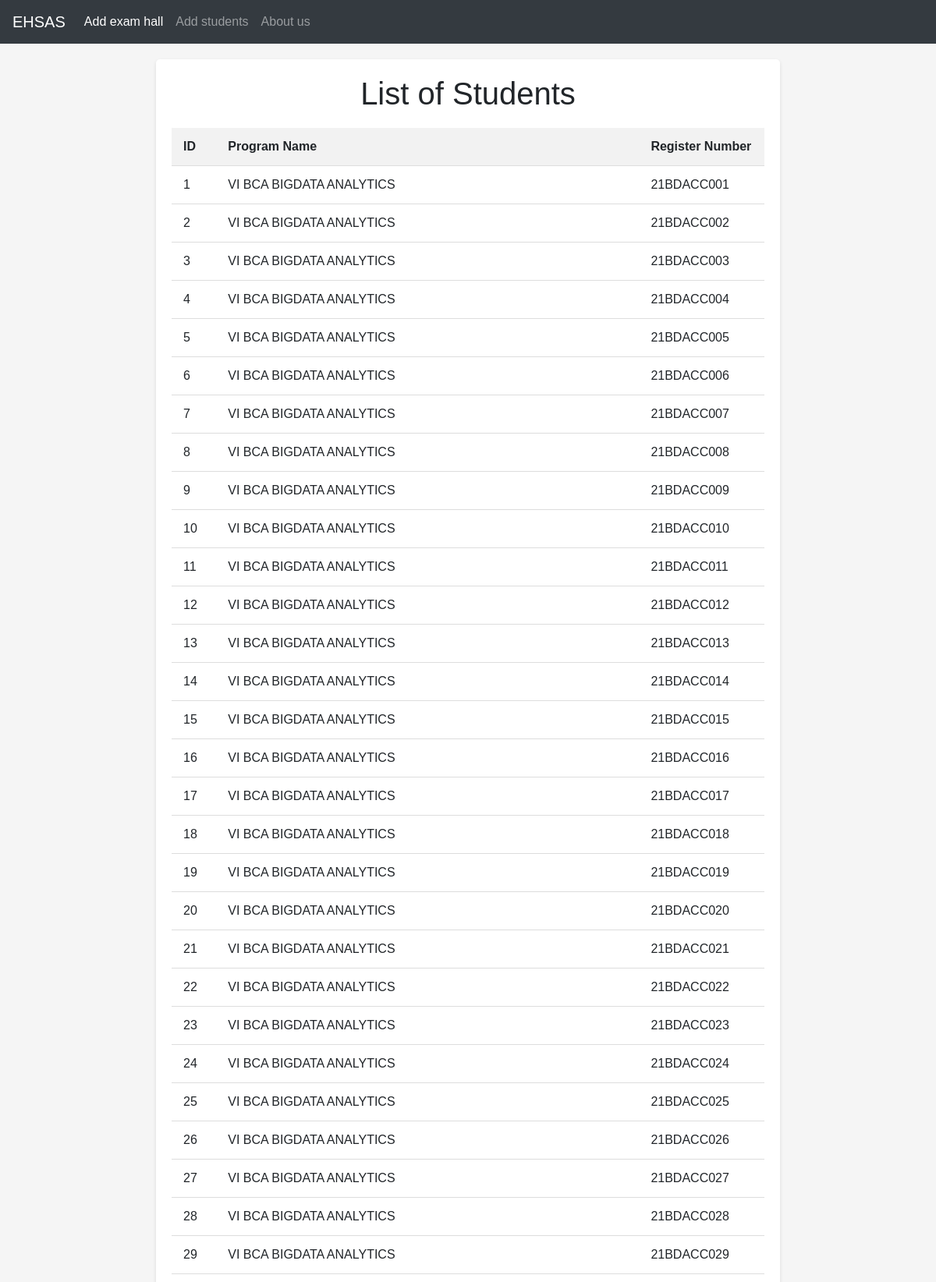
Screenshot of /list_students (upper part) with the database file from the repository.
### app.py (models this page shows)
class Student(db.Model):
    id = db.Column(db.Integer, primary_key=True)
    program_name = db.Column(db.String(100), nullable=False)
    register_number = db.Column(db.String(20), nullable=False)

### app.py (the view)
@app.route('/list_students')
def list_students():
    students = Student.query.all()
    return render_template('list_students.html', students=students)

### templates/list_students.html (shortened to what this page needs)
<!DOCTYPE html>
<html lang="en">
<head>
    <link rel="stylesheet" href="https://cdn.jsdelivr.net/npm/bootstrap@4.0.0/dist/css/bootstrap.min.css">
</head>
<body>
    <nav class="navbar navbar-expand-lg navbar-dark bg-dark">
        <a class="navbar-brand" href="#">EHSAS</a>
        <div class="collapse navbar-collapse" id="navbarNav">
          <ul class="navbar-nav">
            <li class="nav-item active">
              <a class="nav-link" href="/">Add exam hall <span class="sr-only">(current)</span></a>
            </li>
            <li class="nav-item">
              <a class="nav-link" href="/add_students">Add students</a>
            </li>
            <li class="nav-item">
              <a class="nav-link" href="/about">About us</a>
            </li>
          </ul>
        </div>
      </nav>
    <div class="container">
        <h1>List of Students</h1>
        <table>
            <thead>
                <tr>
                    <th>ID</th>
                    <th>Program Name</th>
                    <th>Register Number</th>
                </tr>
            </thead>
            <tbody>
                {% for student in students %}
                    <tr>
                        <td>{{ student.id }}</td>
                        <td>{{ student.program_name }}</td>
                        <td>{{ student.register_number }}</td>
                    </tr>
                {% endfor %}
            </tbody>
        </table>
    </div>
</body>
</html>

### templates/list_students.html (style rules this page uses)
body { font-family: Arial, sans-serif; background-color: #f5f5f5; margin: 0; padding: 0; }
.container { max-width: 800px; margin: 20px auto; padding: 20px; background-color: #fff; border-radius: 5px; box-shadow: 0 2px 5px rgba(0, 0, 0, 0.1); }
h1 { text-align: center; margin-bottom: 20px; }
table { width: 100%; border-collapse: collapse; margin-top: 20px; }
th, td { padding: 12px 15px; border-bottom: 1px solid #ddd; text-align: left; }
th { background-color: #f2f2f2; }

### rows the page displays
Student: id "1", program_name "VI BCA BIGDATA ANALYTICS", register_number "21BDACC001"
Student: id "2", program_name "VI BCA BIGDATA ANALYTICS", register_number "21BDACC002"
Student: id "3", program_name "VI BCA BIGDATA ANALYTICS", register_number "21BDACC003"
Student: id "4", program_name "VI BCA BIGDATA ANALYTICS", register_number "21BDACC004"
Student: id "5", program_name "VI BCA BIGDATA ANALYTICS", register_number "21BDACC005"
Student: id "6", program_name "VI BCA BIGDATA ANALYTICS", register_number "21BDACC006"
Student: id "7", program_name "VI BCA BIGDATA ANALYTICS", register_number "21BDACC007"
Student: id "8", program_name "VI BCA BIGDATA ANALYTICS", register_number "21BDACC008"
Student: id "9", program_name "VI BCA BIGDATA ANALYTICS", register_number "21BDACC009"
Student: id "10", program_name "VI BCA BIGDATA ANALYTICS", register_number "21BDACC010"
Student: id "11", program_name "VI BCA BIGDATA ANALYTICS", register_number "21BDACC011"
Student: id "12", program_name "VI BCA BIGDATA ANALYTICS", register_number "21BDACC012"
Student: id "13", program_name "VI BCA BIGDATA ANALYTICS", register_number "21BDACC013"
Student: id "14", program_name "VI BCA BIGDATA ANALYTICS", register_number "21BDACC014"
Student: id "15", program_name "VI BCA BIGDATA ANALYTICS", register_number "21BDACC015"
Student: id "16", program_name "VI BCA BIGDATA ANALYTICS", register_number "21BDACC016"
Student: id "17", program_name "VI BCA BIGDATA ANALYTICS", register_number "21BDACC017"
Student: id "18", program_name "VI BCA BIGDATA ANALYTICS", register_number "21BDACC018"
Student: id "19", program_name "VI BCA BIGDATA ANALYTICS", register_number "21BDACC019"
Student: id "20", program_name "VI BCA BIGDATA ANALYTICS", register_number "21BDACC020"
Student: id "21", program_name "VI BCA BIGDATA ANALYTICS", register_number "21BDACC021"
Student: id "22", program_name "VI BCA BIGDATA ANALYTICS", register_number "21BDACC022"
Student: id "23", program_name "VI BCA BIGDATA ANALYTICS", register_number "21BDACC023"
Student: id "24", program_name "VI BCA BIGDATA ANALYTICS", register_number "21BDACC024"
Student: id "25", program_name "VI BCA BIGDATA ANALYTICS", register_number "21BDACC025"
Student: id "26", program_name "VI BCA BIGDATA ANALYTICS", register_number "21BDACC026"
Student: id "27", program_name "VI BCA BIGDATA ANALYTICS", register_number "21BDACC027"
Student: id "28", program_name "VI BCA BIGDATA ANALYTICS", register_number "21BDACC028"
Student: id "29", program_name "VI BCA BIGDATA ANALYTICS", register_number "21BDACC029"
